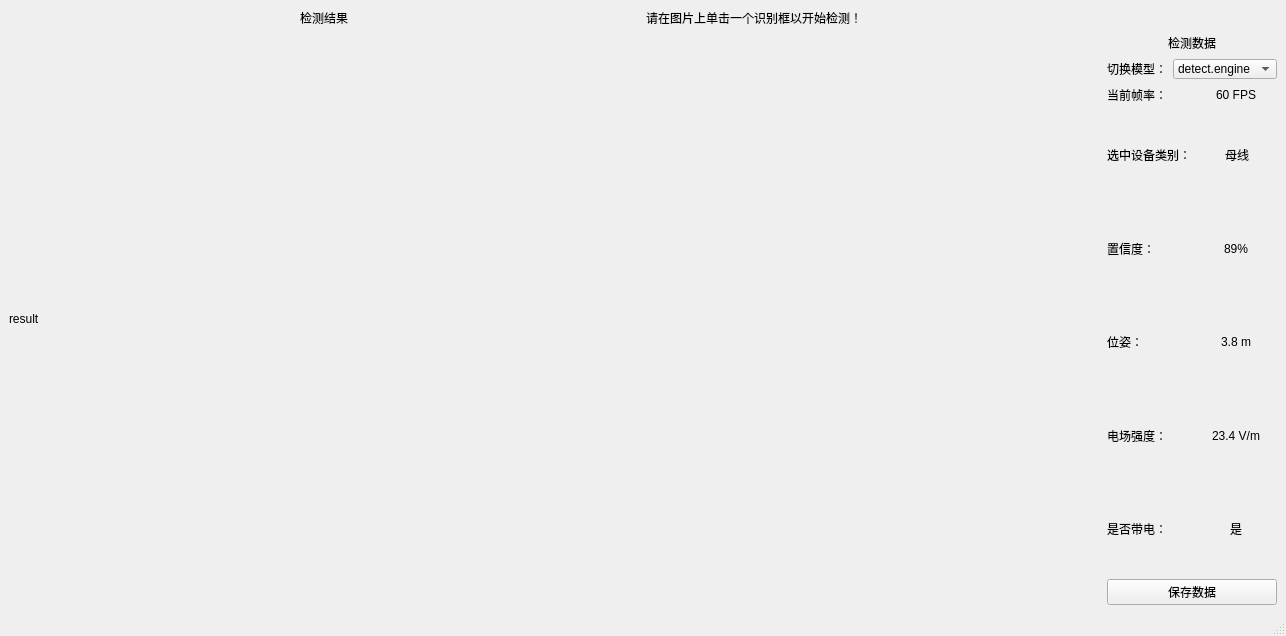
<?xml version="1.0" encoding="UTF-8"?>
<ui version="4.0">
 <class>MainWindow</class>
 <widget class="QMainWindow" name="MainWindow">
  <property name="geometry">
   <rect>
    <x>0</x>
    <y>0</y>
    <width>1286</width>
    <height>636</height>
   </rect>
  </property>
  <property name="windowTitle">
   <string>变电设备带电状态检测软件</string>
  </property>
  <widget class="QWidget" name="centralwidget">
   <layout class="QVBoxLayout" name="verticalLayout_main">
    <item>
     <layout class="QHBoxLayout" name="horizontalLayout_top">
      <item alignment="Qt::AlignHCenter">
       <widget class="QLabel" name="ResultTextLabel">
        <property name="text">
         <string>检测结果</string>
        </property>
       </widget>
      </item>
      <item>
       <widget class="QLabel" name="WarnTextLabel">
        <property name="text">
         <string>请在图片上单击一个识别框以开始检测！</string>
        </property>
       </widget>
      </item>
     </layout>
    </item>
    <item>
     <layout class="QHBoxLayout" name="horizontalLayout_middle">
      <item>
       <widget class="QLabel" name="ResultImgShowLabel">
        <property name="sizePolicy">
         <sizepolicy hsizetype="Expanding" vsizetype="Expanding">
          <horstretch>0</horstretch>
          <verstretch>0</verstretch>
         </sizepolicy>
        </property>
        <property name="maximumSize">
         <size>
          <width>2000</width>
          <height>16777215</height>
         </size>
        </property>
        <property name="text">
         <string>result</string>
        </property>
       </widget>
      </item>
      <item>
       <layout class="QVBoxLayout" name="verticalLayout_right">
        <item alignment="Qt::AlignHCenter">
         <widget class="QLabel" name="DataTextLabel">
          <property name="minimumSize">
           <size>
            <width>0</width>
            <height>0</height>
           </size>
          </property>
          <property name="maximumSize">
           <size>
            <width>16777215</width>
            <height>20</height>
           </size>
          </property>
          <property name="text">
           <string>检测数据</string>
          </property>
         </widget>
        </item>
        <item>
         <layout class="QHBoxLayout" name="horizontalLayout_model">
          <item>
           <widget class="QLabel" name="ChangeModelLabel">
            <property name="maximumSize">
             <size>
              <width>16777215</width>
              <height>20</height>
             </size>
            </property>
            <property name="text">
             <string>切换模型：</string>
            </property>
           </widget>
          </item>
          <item>
           <widget class="QComboBox" name="ModelListShowBox">
            <property name="maximumSize">
             <size>
              <width>16777215</width>
              <height>20</height>
             </size>
            </property>
            <item>
             <property name="text">
              <string notr="true">detect.engine</string>
             </property>
            </item>
           </widget>
          </item>
         </layout>
        </item>
        <item>
         <layout class="QHBoxLayout" name="horizontalLayout_fps">
          <item>
           <widget class="QLabel" name="FPSTextLabel">
            <property name="maximumSize">
             <size>
              <width>16777215</width>
              <height>20</height>
             </size>
            </property>
            <property name="text">
             <string>当前帧率：</string>
            </property>
           </widget>
          </item>
          <item alignment="Qt::AlignHCenter">
           <widget class="QLabel" name="FPSShowLabel">
            <property name="maximumSize">
             <size>
              <width>16777215</width>
              <height>20</height>
             </size>
            </property>
            <property name="text">
             <string>60 FPS</string>
            </property>
           </widget>
          </item>
         </layout>
        </item>
        <item>
         <layout class="QVBoxLayout" name="verticalLayout_data">
          <item>
           <layout class="QHBoxLayout" name="horizontalLayout_class">
            <item>
             <widget class="QLabel" name="ClassTextLabel">
              <property name="minimumSize">
               <size>
                <width>0</width>
                <height>60</height>
               </size>
              </property>
              <property name="text">
               <string>选中设备类别：</string>
              </property>
             </widget>
            </item>
            <item alignment="Qt::AlignHCenter">
             <widget class="QLabel" name="ClassShowLabel">
              <property name="minimumSize">
               <size>
                <width>0</width>
                <height>60</height>
               </size>
              </property>
              <property name="text">
               <string>母线</string>
              </property>
             </widget>
            </item>
           </layout>
          </item>
          <item>
           <layout class="QHBoxLayout" name="horizontalLayout_conf">
            <item>
             <widget class="QLabel" name="ConfTextLabel">
              <property name="minimumSize">
               <size>
                <width>0</width>
                <height>60</height>
               </size>
              </property>
              <property name="text">
               <string>置信度：</string>
              </property>
             </widget>
            </item>
            <item alignment="Qt::AlignHCenter">
             <widget class="QLabel" name="ConfShowLabel">
              <property name="minimumSize">
               <size>
                <width>0</width>
                <height>60</height>
               </size>
              </property>
              <property name="text">
               <string>89%</string>
              </property>
             </widget>
            </item>
           </layout>
          </item>
          <item>
           <layout class="QHBoxLayout" name="horizontalLayout_pos">
            <item>
             <widget class="QLabel" name="PosTextLabel">
              <property name="minimumSize">
               <size>
                <width>0</width>
                <height>60</height>
               </size>
              </property>
              <property name="text">
               <string>位姿：</string>
              </property>
             </widget>
            </item>
            <item alignment="Qt::AlignHCenter">
             <widget class="QLabel" name="PosShowLabel">
              <property name="minimumSize">
               <size>
                <width>0</width>
                <height>60</height>
               </size>
              </property>
              <property name="text">
               <string>3.8 m</string>
              </property>
             </widget>
            </item>
           </layout>
          </item>
          <item>
           <layout class="QHBoxLayout" name="horizontalLayout_electric">
            <item>
             <widget class="QLabel" name="ElectricTextLabel">
              <property name="minimumSize">
               <size>
                <width>0</width>
                <height>60</height>
               </size>
              </property>
              <property name="text">
               <string>电场强度：</string>
              </property>
             </widget>
            </item>
            <item alignment="Qt::AlignHCenter">
             <widget class="QLabel" name="ElectricShowLabel">
              <property name="minimumSize">
               <size>
                <width>0</width>
                <height>60</height>
               </size>
              </property>
              <property name="text">
               <string>23.4 V/m</string>
              </property>
             </widget>
            </item>
           </layout>
          </item>
          <item>
           <layout class="QHBoxLayout" name="horizontalLayout_state">
            <item>
             <widget class="QLabel" name="StateTextLabel">
              <property name="minimumSize">
               <size>
                <width>0</width>
                <height>60</height>
               </size>
              </property>
              <property name="text">
               <string>是否带电：</string>
              </property>
             </widget>
            </item>
            <item alignment="Qt::AlignHCenter">
             <widget class="QLabel" name="StateShowLabel">
              <property name="minimumSize">
               <size>
                <width>0</width>
                <height>60</height>
               </size>
              </property>
              <property name="text">
               <string>是</string>
              </property>
             </widget>
            </item>
           </layout>
          </item>
         </layout>
        </item>
        <item>
         <widget class="QPushButton" name="SaveDataButton">
          <property name="text">
           <string>保存数据</string>
          </property>
         </widget>
        </item>
       </layout>
      </item>
     </layout>
    </item>
   </layout>
  </widget>
  <widget class="QMenuBar" name="menubar">
   <property name="geometry">
    <rect>
     <x>0</x>
     <y>0</y>
     <width>1286</width>
     <height>28</height>
    </rect>
   </property>
  </widget>
  <widget class="QStatusBar" name="statusbar"/>
 </widget>
 <resources/>
 <connections/>
</ui>
